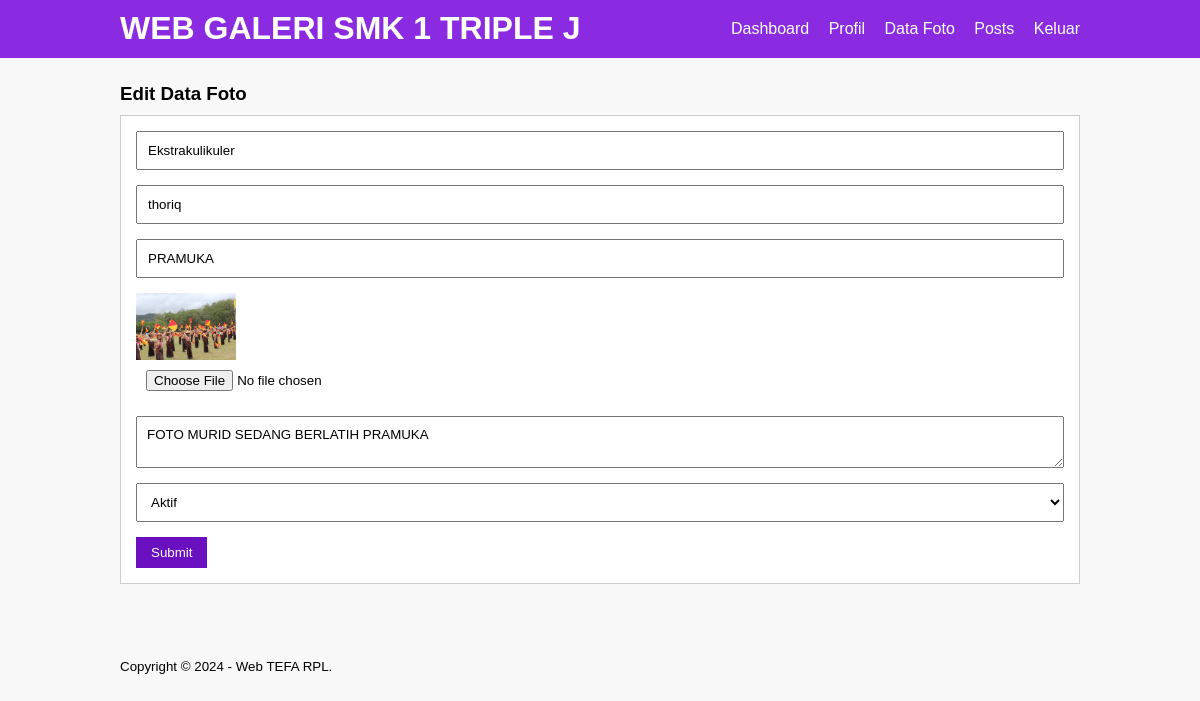
The page /edit-image.php?id=53 (signed in) on the database its author committed.
### tables this page shows
CREATE TABLE `tb_image` (
  `image_id` int(11) NOT NULL,
  `category_id` int(11) NOT NULL,
  `category_name` varchar(100) NOT NULL,
  `admin_id` int(11) NOT NULL,
  `admin_name` varchar(100) NOT NULL,
  `image_name` varchar(100) NOT NULL,
  `image_description` text NOT NULL,
  `image` varchar(100) NOT NULL,
  `image_status` tinyint(1) NOT NULL,
  `date_created` timestamp NOT NULL DEFAULT CURRENT_TIMESTAMP ON UPDATE CURRENT_TIMESTAMP
);

### edit-image.php (the view, shortened to what this page needs)
<?php
	include 'db.php';
	$produk = mysqli_query($conn, "SELECT * FROM  tb_image WHERE image_id = '".$_GET['id']."'");
	$p = mysqli_fetch_object($produk);
?>
<!DOCTYPE html PUBLIC "-//W3C//DTD XHTML 1.0 Transitional//EN" "http://www.w3.org/TR/xhtml1/DTD/xhtml1-transitional.dtd">
<html xmlns="http://www.w3.org/1999/xhtml">
<head>
<link rel="stylesheet" type="text/css" href="css/style.css">
</head>
<body>
     <header>
        <div class="container">
        <h1><a href="dashboard.php">WEB GALERI SMK 1 TRIPLE J</a></h1>
        <ul>
           <li><a href="dashboard.php">Dashboard</a></li>
           <li><a href="profil.php">Profil</a></li>
           <li><a href="data-image.php">Data Foto</a></li>
		   <li><a href="posts.php">Posts</a></li>
           <li><a href="Keluar.php">Keluar</a></li>
        </ul>
        </div>
    </header>
    <div class="section">
        <div class="container">
            <h3>Edit Data Foto</h3>
            <div class="box">
    <form action="" method="POST" enctype="multipart/form-data">
            <input type="text" name="kategori" class="input-control" placeholder="Kategori Foto" value="<?php echo $p->category_name ?>" readonly="readonly">
            <input type="text" name="namauser" class="input-control" placeholder="Nama User" value="<?php echo $p->admin_name ?>" readonly="readonly">
            <input type="text" name="nama" class="input-control" placeholder="Nama Foto" value="<?php echo $p->image_name ?>" required>
                   <img src="foto/<?php echo $p->image ?>" width="100px" />
                   <input type="file" name="gambar" class="input-control">
                   <textarea class="input-control" name="deskripsi" placeholder="Deskripsi"><?php echo $p->image_description ?></textarea><br />
                   <select class="input-control" name="status">
                       <option value="1" <?php echo ($p->image_status == 1)? 'selected':''; ?>>Aktif</option>
                   </select>
                   <input type="submit" name="submit" value="Submit" class="btn">
               </form>
        </div>
        </div>
    </div>
     <footer>
        <div class="container">
            <small>Copyright &copy; 2024 - Web TEFA RPL.</small>
        </div>
    </footer>
</body>
</html>

### css/style.css (style rules this page uses)
* { padding:0; margin:0; font-family:'Quicksand', sans-serif; }
body { background-color:#f8f8f8; }
a { color: inherit; text-decoration:none; }
.input-control { width:100%; padding:10px; margin-bottom:15px; box-sizing:border-box; }
.btn { padding:8px 15px; background-color: #6b10c0; color: #fff; border:none; cursor: pointer; }
header { background-color: #8A2BE2; color: #fff; }
header h1 { float:left; padding:10px 0; }
header ul { float:right; }
header ul li { display:inline-block; }
header ul li a { padding:20px 0 20px 15px; display: inline-block; }
footer { padding:25px 0; }
.container { width: 80%; margin: 0 auto; }
.container:after { content:''; display: block; clear:both; }
.section { padding:25px 0; }
.box { background-color: #fff; border:1px solid #ccc; padding:15px; box-sizing: border-box; margin:10px 0 25px 0; }
.box:after { content: ''; display: block; clear: both; }

### rows shown on the page
tb_image: kategori "Ekstrakulikuler", namauser "thoriq", nama "PRAMUKA", image (picture), deskripsi "FOTO MURID SEDANG BERLATIH PRAMUKA", status "Aktif"
